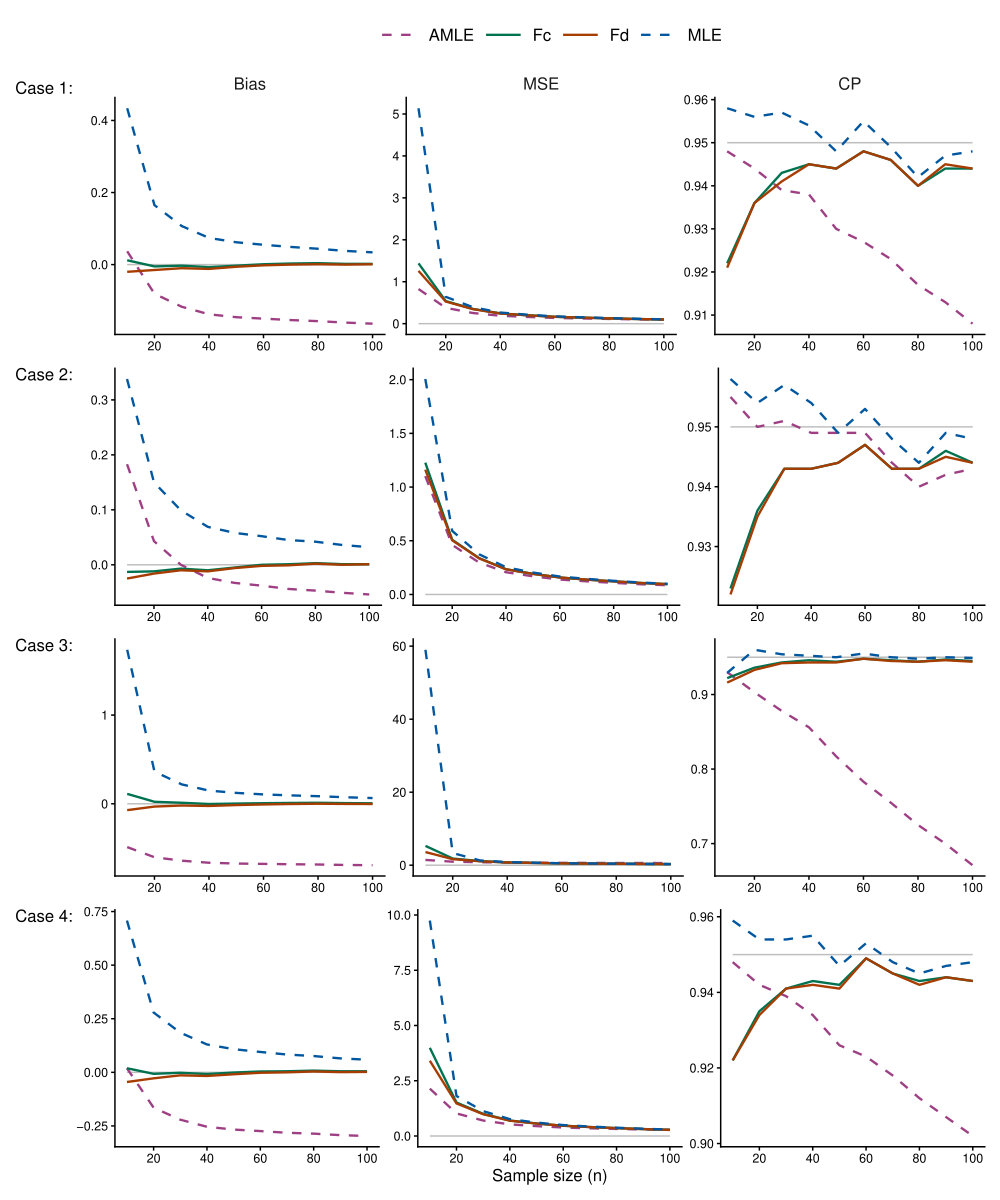

Here is the R script that generated this plot:
library(tidyr)
library(dplyr)
library(ggplot2)
library(RColorBrewer)
library(patchwork)

load("simulation/results/sim1_case1.RData")
results_long1 <- results_c1 %>%
  pivot_longer(cols = c(Bias, MSE, CP),
               names_to = "metric", values_to = "value") %>%
  mutate(metric = factor(metric, levels = c("Bias", "MSE", "CP")),
         method = factor(method, levels = c("AMLE", "Fc", "Fd", "MLE")))

load("simulation/results/sim1_case2.RData")
results_long2 <- results_c2 %>%
  pivot_longer(cols = c(Bias, MSE, CP),
               names_to = "metric", values_to = "value") %>%
  mutate(metric = factor(metric, levels = c("Bias", "MSE", "CP")),
         method = factor(method, levels = c("AMLE", "Fc", "Fd", "MLE")))

load("simulation/results/sim1_case3.RData")
results_long3 <- results_c3 %>%
  pivot_longer(cols = c(Bias, MSE, CP),
               names_to = "metric", values_to = "value") %>%
  mutate(metric = factor(metric, levels = c("Bias", "MSE", "CP")),
         method = factor(method, levels = c("AMLE", "Fc", "Fd", "MLE")))

load("simulation/results/sim1_case4.RData")
results_long4 <- results_c4 %>%
  pivot_longer(cols = c(Bias, MSE, CP),
               names_to = "metric", values_to = "value") %>%
  mutate(metric = factor(metric, levels = c("Bias", "MSE", "CP")),
         method = factor(method, levels = c("AMLE", "Fc", "Fd", "MLE")))

p1 <- ggplot(results_long1) + aes(n, value, color = method) +
  geom_segment(data = data.frame(
    metric = factor(c("Bias", "MSE", "CP")), yinter = c(0, 0, 0.95)),
    aes(x = 10, xend = 100, y = yinter, yend = yinter), color = "gray") +
  geom_line(aes(linetype = method), lwd = 0.8) +
  facet_wrap(~metric, scale = "free_y") +
  scale_color_manual(NULL, values = c("#9E3F84", "#007250", "#A73C00", "#00569F")) +
  #scale_color_manual(NULL, values = c("#999999", "#E41A1C", "#377EB8", "#4DAF4A")) +
  scale_linetype_manual(NULL, values = c(2, 1, 1, 2)) +
  scale_x_continuous(breaks = seq(20, 100, by = 20), limits = c(10, 100)) +
  labs(x = NULL, y = "Case 1:") + theme_classic() +
  theme(strip.background = element_blank(), legend.position = "top",
        axis.title.y = element_text(angle = 0, vjust = 1.07, size = 12),
        legend.key.width = unit(1.1, "cm"),
        legend.text = element_text(size = 12),
        strip.text = element_text(size = 12),
        axis.text.x = element_text(size = 9),
        axis.text.y = element_text(size = 9))

p2 <- ggplot(results_long2) + aes(n, value, color = method) +
  geom_segment(data = data.frame(
    metric = factor(c("Bias", "MSE", "CP")), yinter = c(0, 0, 0.95)),
    aes(x = 10, xend = 100, y = yinter, yend = yinter), color = "gray") +
  geom_line(aes(linetype = method), lwd = 0.8) +
  facet_wrap(~metric, scale = "free_y") +
  scale_color_manual(NULL, values = c("#9E3F84", "#007250", "#A73C00", "#00569F")) +
  #scale_color_manual(NULL, values = c("#999999", "#E41A1C", "#377EB8", "#4DAF4A")) +
  scale_linetype_manual(NULL, values = c(2, 1, 1, 2)) +
  scale_x_continuous(breaks = seq(20, 100, by = 20), limits = c(10, 100)) +
  labs(x = NULL, y = "Case 2:") + theme_classic() +
  theme(strip.background = element_blank(),
        strip.text = element_blank(),
        legend.position = "none",
        axis.title.y = element_text(angle = 0, vjust = 1, size = 12),
        axis.text.x = element_text(size = 9),
        axis.text.y = element_text(size = 9))

p3 <- ggplot(results_long3) + aes(n, value, color = method) +
  geom_segment(data = data.frame(
    metric = factor(c("Bias", "MSE", "CP")), yinter = c(0, 0, 0.95)),
    aes(x = 10, xend = 100, y = yinter, yend = yinter), color = "gray") +
  geom_line(aes(linetype = method), lwd = 0.8) +
  facet_wrap(~metric, scale = "free_y") +
  scale_color_manual(NULL, values = c("#9E3F84", "#007250", "#A73C00", "#00569F")) +
  #scale_color_manual(NULL, values = c("#999999", "#E41A1C", "#377EB8", "#4DAF4A")) +
  scale_linetype_manual(NULL, values = c(2, 1, 1, 2)) +
  scale_x_continuous(breaks = seq(20, 100, by = 20), limits = c(10, 100)) +
  labs(x = NULL, y = "Case 3:") + theme_classic() +
  theme(strip.background = element_blank(),
        strip.text = element_blank(),
        legend.position = "none",
        axis.title.y = element_text(angle = 0, vjust = 1, size = 12),
        axis.text.x = element_text(size = 9),
        axis.text.y = element_text(size = 9))

p4 <- ggplot(results_long4) + aes(n, value, color = method) +
  geom_segment(data = data.frame(
    metric = factor(c("Bias", "MSE", "CP")), yinter = c(0, 0, 0.95)),
    aes(x = 10, xend = 100, y = yinter, yend = yinter), color = "gray") +
  geom_line(aes(linetype = method), lwd = 0.8) +
  facet_wrap(~metric, scale = "free_y") +
  scale_color_manual(NULL, values = c("#9E3F84", "#007250", "#A73C00", "#00569F")) +
  #scale_color_manual(NULL, values = c("#999999", "#E41A1C", "#377EB8", "#4DAF4A")) +
  scale_linetype_manual(NULL, values = c(2, 1, 1, 2)) +
  scale_x_continuous(breaks = seq(20, 100, by = 20), limits = c(10, 100)) +
  labs(x = "Sample size (n)", y = "Case 4:") + theme_classic() +
  theme(strip.background = element_blank(),
        strip.text = element_blank(),
        legend.position = "none",
        axis.title.y = element_text(angle = 0, vjust = 1, size = 12),
        axis.title.x = element_text(size = 12),
        axis.text.x = element_text(size = 9),
        axis.text.y = element_text(size = 9))

combined_plot <- p1 / p2 / p3 / p4

ggsave("output/fig2.pdf", width = 10, height = 12, dpi = 320)
